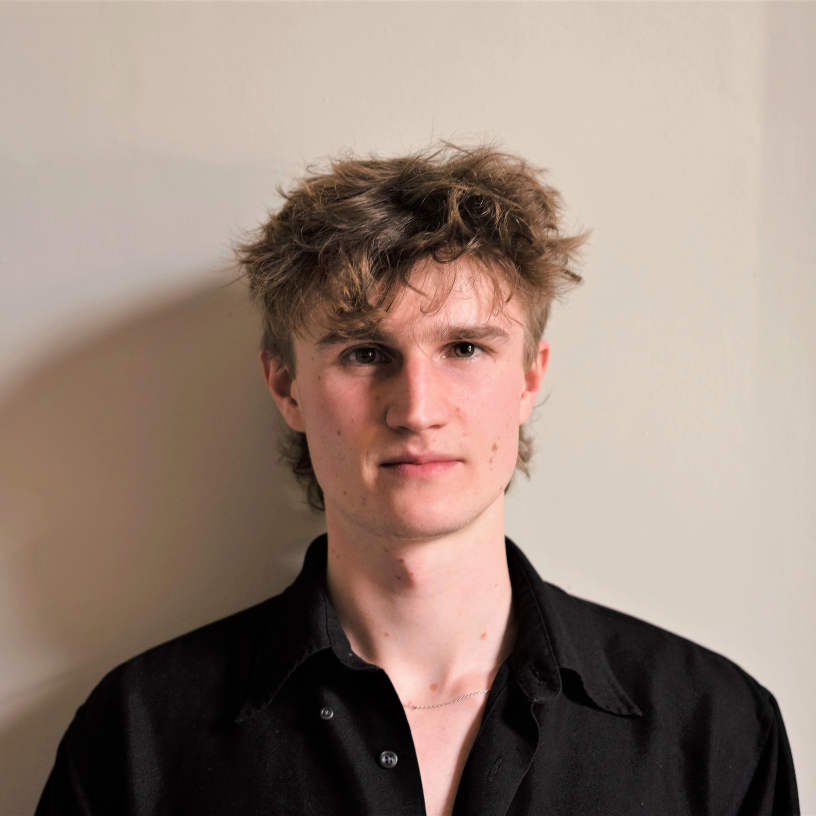
#> input picture imgs/ed.jpg, 3264 x 3264 px (shown at 1/4 size)
$ jupyter execute contour_detection.ipynb
#> lines starting #> are read from the running program, lines starting #| are printed output that depends on the picture; after the words box and inside, x2 and y2 are one past the last pixel; in counts of white or black regions, pixels touching at a corner belong together
### helpers_module.py
import numpy as np
import matplotlib.path as plt_path
import cv2

# [25 lines left out: function oval_mask, not called in this run]

### contour_detection.ipynb
[cell 1]
import matplotlib.pyplot as plt
import numpy as np
import cv2
import helpers_module as util

[cell 2]
from importlib import reload
reload(util)

[cell 3]
img_raw = cv2.imread('imgs/ed.jpg')
#> img_raw is the input picture: shape (3264, 3264, 3); mean B, G, R 121.6, 132.7, 151.3
img_BGR = cv2.resize(img_raw,(512,512))
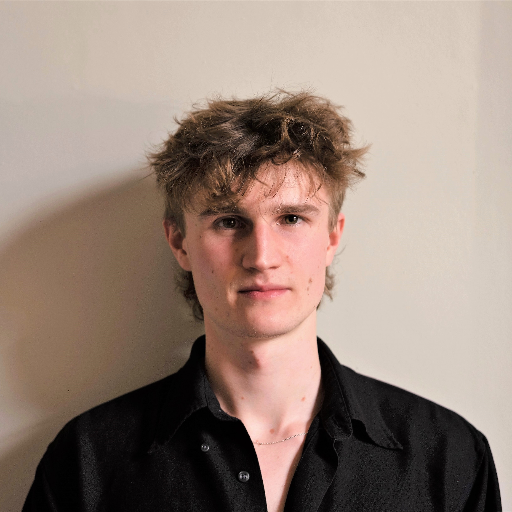
#> img_BGR: shape (512, 512, 3); mean B, G, R 121.5, 132.6, 151.2

img = cv2.cvtColor(img_BGR,cv2.COLOR_BGR2RGB)


plt.axis('off')
plt.imshow(img)

[cell 4]
# impose mask
X=260
Y=210
XRad=120
YRad=140

masked = util.oval_mask(X,Y,XRad,YRad,img_RGB=img)
#> in oval_mask, `img_gray = cv2.cvtColor(img_RGB,cv2.COLOR_RGB2GRAY)`:
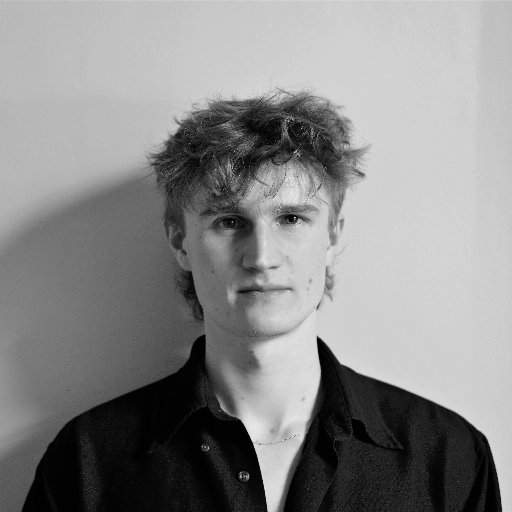
#> img_gray: shape (512, 512); min 0, max 234, mean 136.9
#> after the loop in oval_mask, `for j in range(masked.shape[1]):`:
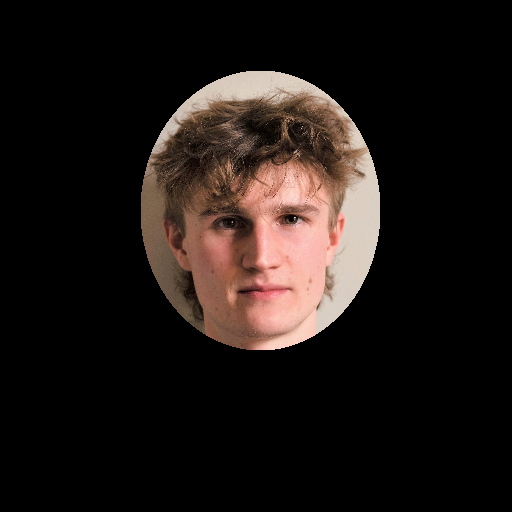
#> masked: shape (512, 512, 3); mean R, G, B 30.8, 23.6, 20.6
plt.axis('off')
plt.imshow(masked)

[cell 5]
gray = cv2.cvtColor(img,cv2.COLOR_RGB2GRAY)
_,thresh = cv2.threshold(gray, 80, 255, cv2.THRESH_BINARY_INV)
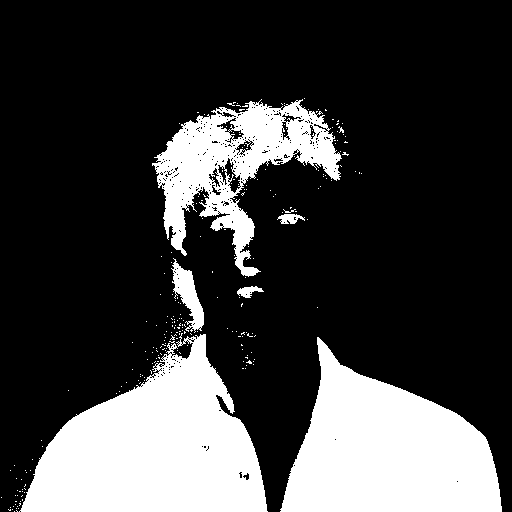
#> thresh: shape (512, 512); 24.7% white; 238 white regions (231 under 20 px), largest, box (x1, y1, x2, y2) and area: (19, 333, 268, 512) 26502, (280, 337, 502, 512) 23511, (152, 99, 342, 277) 12939

plt.axis('off')
plt.imshow(thresh)

[cell 6]
edges = cv2.dilate(cv2.Canny(thresh,0,255),None)
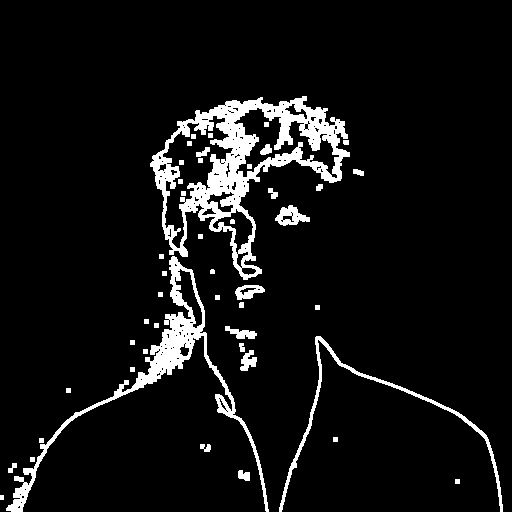
#> edges: shape (512, 512); 7.3% white; 46 white regions, largest, box (x1, y1, x2, y2) and area: (150, 96, 350, 280) 10090, (6, 256, 269, 512) 4968, (279, 336, 503, 512) 1631

plt.axis('off')
plt.imshow(edges)

[cell 7]
cnt = sorted(cv2.findContours(edges, cv2.RETR_LIST, cv2.CHAIN_APPROX_SIMPLE)[-2], key=cv2.contourArea)[-1]
#> cnt = contour of 531 points, box (x1, y1, x2, y2) (150, 96, 350, 280), area 16958
mask = np.zeros((512,512), np.uint8)
masked = cv2.drawContours(mask, [cnt],-1, 255, -1)
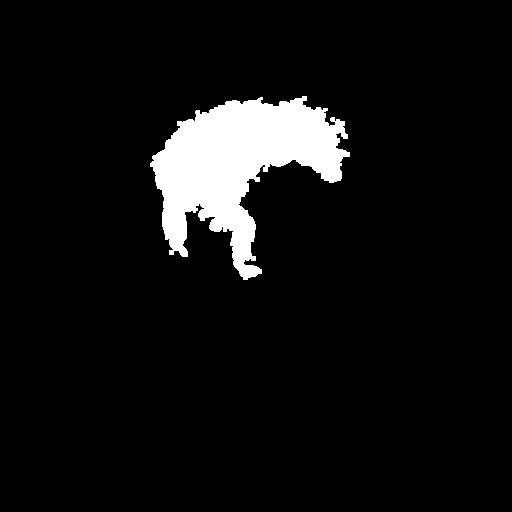
#> masked: shape (512, 512); 6.7% white; 1 white region, box (x1, y1, x2, y2) and area: (150, 96, 350, 280) 17478

plt.axis('off')
plt.imshow(masked)

[cell 8]
dst = cv2.bitwise_and(img, img, mask=mask)
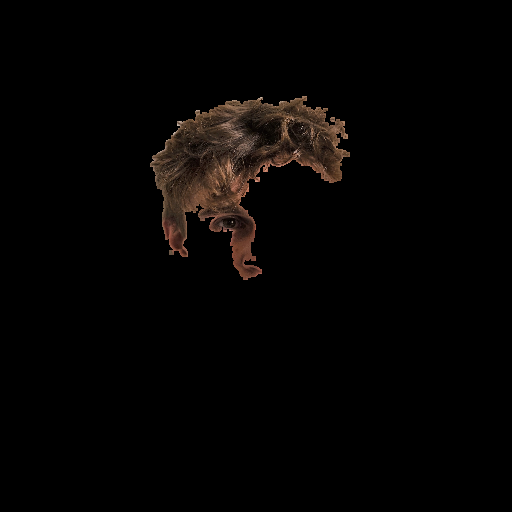
#> dst: shape (512, 512, 3); mean R, G, B 5.2, 3.7, 2.8
segmented = cv2.cvtColor(dst, cv2.COLOR_BGR2RGB)
plt.axis('off')
plt.imshow(dst)
